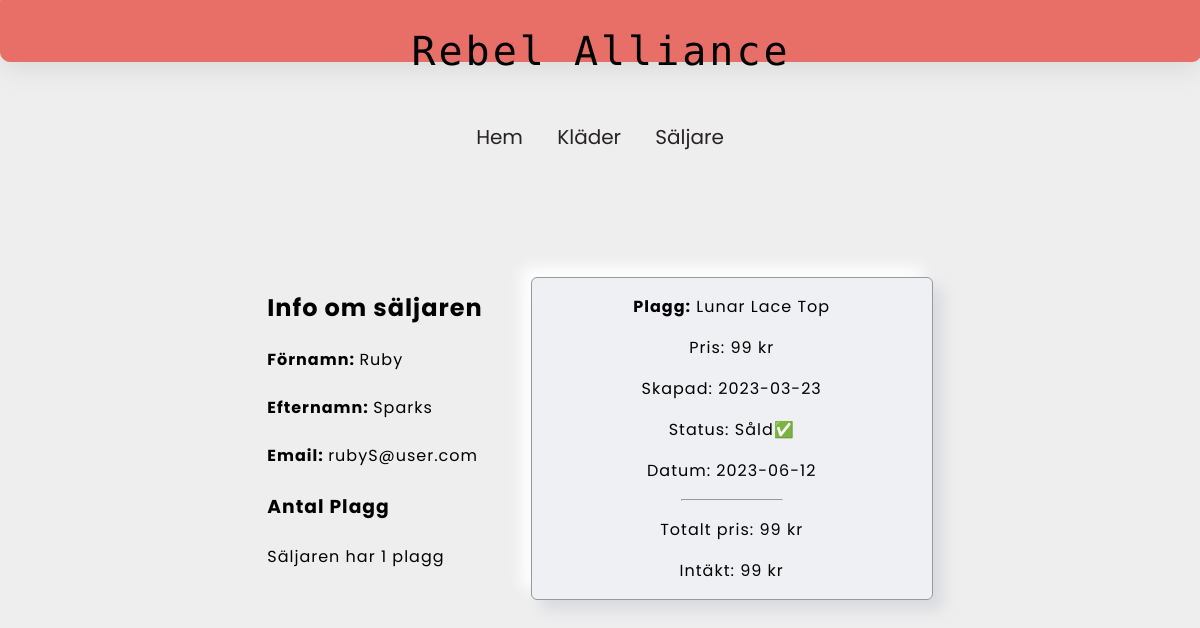
Page /show-seller.php?id=4 on the committed database.
### tables this page shows
CREATE TABLE `garments` (
  `id` int NOT NULL AUTO_INCREMENT,
  `garment` varchar(42) NOT NULL,
  `price` int NOT NULL,
  `date_added` varchar(42) DEFAULT NULL,
  `sold_status` tinyint(1) DEFAULT NULL,
  `sold_date` date DEFAULT NULL,
  `seller_id` int DEFAULT NULL,
  PRIMARY KEY (`id`),
  KEY `fk_seller_id` (`seller_id`)
);

CREATE TABLE `sellers` (
  `id` int NOT NULL AUTO_INCREMENT,
  `first_name` varchar(42) DEFAULT NULL,
  `last_name` varchar(42) DEFAULT NULL,
  `email` varchar(42) DEFAULT NULL,
  PRIMARY KEY (`id`)
);

### classes/db.php (called while the page is built, shortened)
<?php
class DB {
    public function __construct(PDO $pdo)
    {
      $this->pdo = $pdo;
    }
}

### classes/seller-model.php (called while the page is built, shortened)
<?php
require_once "db.php";
class SellerModel extends DB {
    public function getSellerWithGarments(int $id) {
    $sql = "SELECT sellers.id, sellers.first_name, sellers.last_name, sellers.email, garments.garment, garments.price, garments.date_added, garments.sold_status, garments.sold_date, garments.seller_id FROM sellers
    JOIN garments ON sellers.id = garments.seller_id
    WHERE sellers.id = ?";
    $stmt = $this->pdo->prepare($sql);
    $stmt->execute([$id]);
    $result = $stmt->fetchAll(PDO::FETCH_ASSOC);
    if($result) {
        $seller = [
            "id" => $result[0]['id'],
            "first_name" => $result[0]['first_name'],
            "last_name" => $result[0]['last_name'],
            "email" => $result[0]['email'],
        ];
        foreach($result as $res) {
            $seller["garments"][] = [
                "garment" => $res['garment'],
                "price" => $res['price'],
                "date_added" => $res['date_added'],
                "sold_status" => $res['sold_status'],
                "sold_date" => $res['sold_date']
            ];
        }
            return $seller;
        }
        return null;
    }
}

### classes/garment-model.php (called while the page is built, shortened)
<?php
require_once "db.php";
class GarmentModel extends DB {
         public function getCountGarments($sellerId) {
            $sql = "SELECT COUNT(*) AS total FROM garments WHERE seller_id = ?";
            $stmt = $this->pdo->prepare($sql);
            $stmt->execute([$sellerId]);
            $result = $stmt->fetch(PDO::FETCH_ASSOC);
            return $result['total'];
        }
         public function getTotalCost($sellerId){
            $sql = "SELECT SUM(price) AS totalCost FROM garments WHERE seller_id = ?";
            $stmt = $this->pdo->prepare($sql);
            $stmt->execute([$sellerId]);
            $result = $stmt->fetch(PDO::FETCH_ASSOC);
            return $result['totalCost'];
        }
         public function getEarningsPerSeller($sellerId) {
            $sql = "SELECT SUM(price) AS earnings FROM garments WHERE seller_id = ? AND sold_status IS True";
            $stmt = $this->pdo->prepare($sql);
            $stmt->execute([$sellerId]);
            $result = $stmt->fetch(PDO::FETCH_ASSOC);
            return $result['earnings'];
        }
}

### views/seller-view-ex.php (the view, shortened to what this page needs)
<?php
require_once 'classes/seller-model.php';
require_once 'classes/garment-model.php';
class ShowSellerView {
    private $garmentModel;
    public function __construct(PDO $pdo) {
        $this->garmentModel = new GarmentModel($pdo);
    }
    public function renderChosenSellerInfo(array $seller) {
                $sellerId = $seller['id'];
                $totlaGarments = $this->garmentModel->getCountGarments($sellerId);
                $garmentCost = $seller['id'];
                $garmentSum = $seller['id'];
                echo "<section class='show-seller'>";
                echo "<div class='seller-info'>
                            <h2>Info om säljaren</h2>
                            <p><strong>Förnamn: </strong> {$seller['first_name']} </p>
                            <p><strong>Efternamn: </strong> {$seller['last_name']} </p>
                            <p><strong>Email: </strong> {$seller['email']}</p>
                            <div>
                            <h3>Antal Plagg</h3>
                            <p>Säljaren har {$totlaGarments} plagg</p>
                            </div>
                        </div>";
                echo "<div class='seller-garment'>";
                foreach($seller['garments'] as $garment) {
                    echo "<p class='item'><strong>Plagg:</strong> {$garment['garment']}</p>";
                    echo "<p class='item'>Pris: {$garment['price']} kr</p>";
                    echo "<p class='item'>Skapad: {$garment['date_added']}</p>";
                     if($garment['sold_status'] == true){
                     echo "<span class='item'>Status: Såld✅</span>";
                     } else {
                        echo "<span class='item'>Inte såld</span>";
                     }
                     if($garment['sold_date'] !== NULL) {
                        echo "<p class='item'>Datum: {$garment['sold_date']}</p>";
                     }
                     echo "<hr>";
                     $totalCost = $this->garmentModel->getTotalCost($garmentCost);
                     $earningsSum = $this->garmentModel->getEarningsPerSeller($garmentSum);
                }
                echo "<p class='item'>Totalt pris: {$totalCost} kr</p>";
                if($earningsSum == NULL) {
                    echo "<p class='item'>Intäkt: 0 kr</p>";
                    } else {
                        echo "<p class='item'>Intäkt: {$earningsSum} kr</p>";
                    }
                echo "</div>";
                echo "</section>";
    }
}

### style/style.css (style rules this page uses)
html { height: 100%; width: 100%; }
body { background-color: #eee; box-sizing: border-box; height: 980px; margin: 0; font-family: 'Poppins', sans-serif; overflow-x: hidden; text-align: center; }
hr { width: 100px; }
.show-seller { margin-top: 10%; display: flex; flex-direction: row; justify-content: center; }
.seller-info { margin-right: 3rem; letter-spacing: 1px; line-height: 2rem; text-align: left; }
.seller-garment { margin-top: 5px; background: #EEF0F4; border: 1px solid #999999; border-radius: 6px; box-shadow: 9.91px 9.91px 15px #D9DADE, -9.91px -9.91px 15px #FFFFFF; width: 400px; height: auto; letter-spacing: 1px; }

### rows in the picture
garments: seller.first_name "Ruby", seller.last_name "Sparks", seller.email "rubyS@user.com", garment "Lunar Lace Top", price "99", date_added "2023-03-23", sold_status "Status: Såld✅", sold_date "2023-06-12"

### other values in the picture
$totlaGarments "1"
$totalCost "99"
$earningsSum "99"
